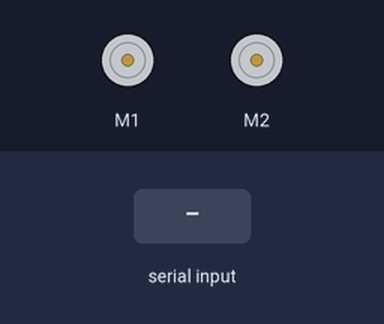
Bench run of a sketch on a simulated Arduino Uno, built with avr-gcc and run on an emulated ATmega328P. Parts: 2 × DC motor (green arrow = forward, orange = backward, longer = faster). Inputs (shaded band) come from the test bench. What the sketch prints to the serial monitor is not drawn.

Above: at 1.2 s.
1.3 s: "90,45\n" received over Serial
At 1.8 s:
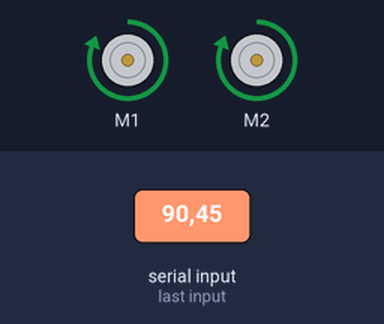
2.8 s: "r\n" received over Serial
At 4.1 s:
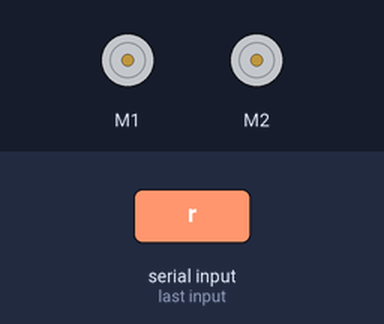
5.8 s: "30,150\n" received over Serial
At 7.0 s:
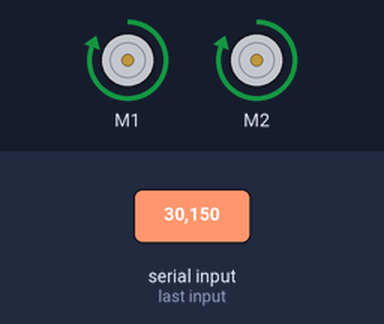
Timing chart, 0 to 37.3 s (numbered marks = the images above; inputs shaded):
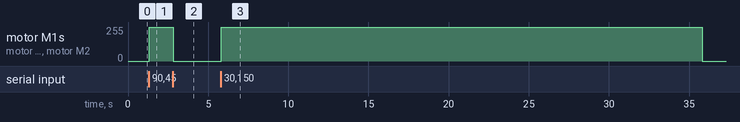

The sketch:

programa_arduino.ino
```cpp
#include <AFMotor.h>
#include <Servo.h>
double variable = 0, variable_2 = 0;
int a = 0;
unsigned long tiempo;
String cadena;
AF_DCMotor motor1(1);
AF_DCMotor motor2(2);

//Condiciones iniciales
void setup() {
  tiempo = millis();
  motor1.setSpeed(255);
  motor2.setSpeed(255);
  Serial.begin(9600);
}


void loop() {
  //Si hay una entrada, se guarda el valor del tiempo
  if(Serial.available() > 0){
    cadena = Serial.readStringUntil('\n');
    cadena = cadena.substring(0, cadena.length() - 1);
    tiempo = millis();
  }
  //Si mandamos la letra r, se produce una reversa en el tiempo mandado con anterioridad
   if(cadena == "r"){
      if(millis()-tiempo <= variable_2 * 1000){
        Serial.println("RECARGA");
        motor1.run(BACKWARD);
        motor2.run(BACKWARD);
      }
     if(millis()-tiempo > variable_2 * 1000 ){
        motor1.run(RELEASE);
        motor2.run(RELEASE);
        Serial.println("Detenido EN RECARGA");
        cadena = "";
      }
   }
   //Si mandamos cualquier tiempo, el motor avanza ese tiempo
    else {
      variable = cadena.toFloat();
     if(millis()-tiempo <= variable * 1000){
        Serial.println("ADELANTE");
        motor1.run(FORWARD);
        motor2.run(FORWARD);
        variable_2 = variable;
      }
     if(millis()-tiempo > variable * 1000 ){
        motor1.run(RELEASE);
        motor2.run(RELEASE);
        Serial.println("Detenido EN ADELANTE");
        cadena = "";
      }
    }
}
```

Measured:
- after the input at 1.3 s, motor M1, motor M2: stopped → forward 255/255 at once
- after the input at 2.8 s, motor M1, motor M2: forward 255/255 → stopped at once
- after the input at 5.8 s, motor M1, motor M2: stopped → forward 255/255 at once, → stopped 30.0 s later
